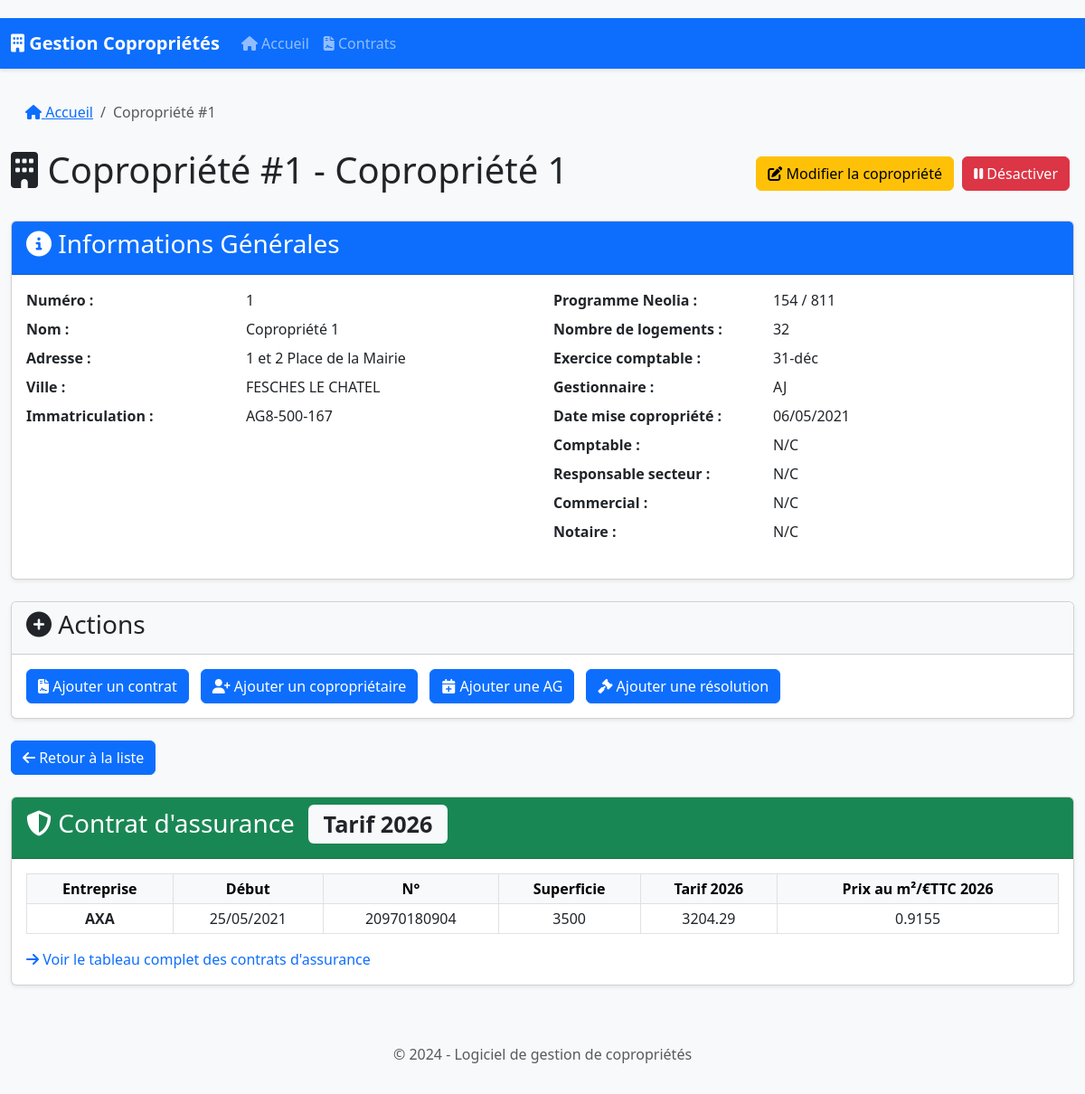
The page /copropriete/1 on the database its author committed.
### database.py (models this page shows)
class Copropriete(db.Model):
    id = db.Column(db.Integer, primary_key=True)
    numero = db.Column(db.Integer, unique=True, nullable=False)
    nom = db.Column(db.String(200), nullable=False)
    date_mise_copropriete = db.Column(db.Date)
    programme_neolia = db.Column(db.String(100))
    adresse = db.Column(db.String(300))
    ville = db.Column(db.String(100))
    immatriculation = db.Column(db.String(100))
    nombre_logements = db.Column(db.Integer)
    exercice_comptable = db.Column(db.String(20))  # Ex: "31-déc", "30-juin"
    gestionnaire = db.Column(db.String(50))  # Ex: "AJ", "KS"
    est_active = db.Column(db.Boolean, default=True)
    fiche_immeuble = db.relationship('FicheImmeuble', backref='copropriete', uselist=False)
    contrats = db.relationship('Contrat', backref='copropriete', lazy=True)
    coproprietaires = db.relationship('Coproprietaire', backref='copropriete', lazy=True)
    assemblees_generales = db.relationship('AssembleeGenerale', backref='copropriete', lazy=True)
    resolutions_futures = db.relationship('ResolutionFuture', backref='copropriete', lazy=True)

### app.py (models this page shows)
class AssuranceCellule(db.Model):
    __tablename__ = 'assurance_cellules'
    id = db.Column(db.Integer, primary_key=True)
    ligne_id = db.Column(db.Integer, db.ForeignKey('assurance_lignes.id'), nullable=False)
    colonne_id = db.Column(db.Integer, db.ForeignKey('assurance_colonnes.id'), nullable=False)
    valeur = db.Column(db.Text)

### app.py (the view)
@app.route('/copropriete/<int:copro_id>')
def copropriete(copro_id):
    copropriete = Copropriete.query.options(
        joinedload(Copropriete.fiche_immeuble),
        joinedload(Copropriete.coproprietaires),
        joinedload(Copropriete.coproprietaires).joinedload(Coproprietaire.lots),
        joinedload(Copropriete.coproprietaires).joinedload(Coproprietaire.emails),
        joinedload(Copropriete.coproprietaires).joinedload(Coproprietaire.telephones),
        joinedload(Copropriete.contrats).joinedload(Contrat.prestations),
        joinedload(Copropriete.assemblees_generales).joinedload(AssembleeGenerale.points_a_retenir),
        joinedload(Copropriete.assemblees_generales).joinedload(AssembleeGenerale.budgets_travaux).joinedload(BudgetTravaux.appels_fonds),
        joinedload(Copropriete.resolutions_futures)
    ).get_or_404(copro_id)
    types_contrats = ["Assurance", "Nettoyage", "Entretien", "Sécurité", "Autre"]
    civilites = Civilite.query.all()
    assurance_contrat = _assurance_pour_copropriete(copropriete.numero)
    return render_template(
        'copropriete.html',
        copropriete=copropriete,
        contrats=copropriete.contrats,
        coproprietaires=copropriete.coproprietaires,
        assemblees=copropriete.assemblees_generales,
        resolutions=copropriete.resolutions_futures,
        types_contrats=types_contrats,
        civilites=civilites,
        assurance_contrat=assurance_contrat
    )

### app.py (called while the page is built)
@app.context_processor
def inject_models():
    return dict(Civilite=Civilite)

### templates/copropriete.html (shortened to what this page needs)
{% extends "base.html" %}
{% block content %}
<div class="row">
    <div class="col-md-12">
        <nav aria-label="breadcrumb">
            <ol class="breadcrumb">
                <li class="breadcrumb-item"><a href="{{ url_for('index') }}"><i class="fas fa-home"></i> Accueil</a></li>
                <li class="breadcrumb-item active" aria-current="page">Copropriété #{{ copropriete.numero }}</li>
            </ol>
        </nav>
        <div class="d-flex justify-content-between align-items-center mb-4">
            <h1><i class="fas fa-building"></i> Copropriété #{{ copropriete.numero }} - {{ copropriete.nom }}</h1>
            <div>
                    <a href="{{ url_for('edit_copropriete', copro_id=copropriete.id) }}" class="btn btn-warning">
                        <i class="fas fa-edit"></i> Modifier la copropriété
                    </a>
                {% if copropriete.est_active %}
                    <form method="POST" action="{{ url_for('toggle_active', copro_id=copropriete.id) }}" class="d-inline">
                        <button type="submit" class="btn btn-danger">
                            <i class="fas fa-pause"></i> Désactiver
                        </button>
                    </form>
                {% else %}
                    <form method="POST" action="{{ url_for('toggle_active', copro_id=copropriete.id) }}" class="d-inline">
                        <button type="submit" class="btn btn-success">
                            <i class="fas fa-play"></i> Réactiver
                        </button>
                    </form>
                {% endif %}
            </div>
        </div>
    </div>
</div>
<div class="card mb-4">
    <div class="card-header bg-primary text-white">
        <h3><i class="fas fa-info-circle"></i> Informations Générales</h3>
    </div>
    <div class="card-body">
        <div class="row">
            <div class="col-md-6">
                <dl class="row">
                    <dt class="col-sm-5">Numéro :</dt>
                    <dd class="col-sm-7">{{ copropriete.numero }}</dd>
                    <dt class="col-sm-5">Nom :</dt>
                    <dd class="col-sm-7">{{ copropriete.nom }}</dd>
                    <dt class="col-sm-5">Adresse :</dt>
                    <dd class="col-sm-7">{{ copropriete.adresse }}</dd>
                    <dt class="col-sm-5">Ville :</dt>
                    <dd class="col-sm-7">{{ copropriete.ville }}</dd>
                    <dt class="col-sm-5">Immatriculation :</dt>
                    <dd class="col-sm-7">{{ copropriete.immatriculation or 'N/C' }}</dd>
                </dl>
            </div>
            <div class="col-md-6">
                <dl class="row">
                    <dt class="col-sm-5">Programme Neolia :</dt>
                    <dd class="col-sm-7">{{ copropriete.programme_neolia or 'N/C' }}</dd>
                    <dt class="col-sm-5">Nombre de logements :</dt>
                    <dd class="col-sm-7">{{ copropriete.nombre_logements or 0 }}</dd>
                    <dt class="col-sm-5">Exercice comptable :</dt>
                    <dd class="col-sm-7">{{ copropriete.exercice_comptable or 'N/C' }}</dd>
                    <dt class="col-sm-5">Gestionnaire :</dt>
                    <dd class="col-sm-7">{{ copropriete.gestionnaire or 'N/C' }}</dd>
                    <dt class="col-sm-5">Date mise copropriété :</dt>
                    <dd class="col-sm-7">
                        {{ copropriete.date_mise_copropriete.strftime('%d/%m/%Y') if copropriete.date_mise_copropriete else 'N/C' }}
                    </dd>
                    <dt class="col-sm-5">Comptable :</dt>
                    <dd class="col-sm-7">{{ copropriete.comptable or 'N/C' }}</dd>
                    <dt class="col-sm-5">Responsable secteur :</dt>
                    <dd class="col-sm-7">{{ copropriete.responsable_secteur or 'N/C' }}</dd>
                    <dt class="col-sm-5">Commercial :</dt>
                    <dd class="col-sm-7">{{ copropriete.commercial or 'N/C' }}</dd>
                    <dt class="col-sm-5">Notaire :</dt>
                    <dd class="col-sm-7">{{ copropriete.notaire or 'N/C' }}</dd>
                </dl>
            </div>
        </div>
    </div>
</div>
<div class="card mb-4">
    <div class="card-header bg-light">
        <h3><i class="fas fa-plus-circle"></i> Actions</h3>
    </div>
    <div class="card-body">
        <div class="d-flex flex-wrap gap-2">
            <button type="button" class="btn btn-primary" data-bs-toggle="modal" data-bs-target="#addContratModal">
                <i class="fas fa-file-contract"></i> Ajouter un contrat
            </button>
            <button type="button" class="btn btn-primary" data-bs-toggle="modal" data-bs-target="#addCoproprietaireModal">
                <i class="fas fa-user-plus"></i> Ajouter un copropriétaire
            </button>
            <button type="button" class="btn btn-primary" data-bs-toggle="modal" data-bs-target="#addAGModal">
                <i class="fas fa-calendar-plus"></i> Ajouter une AG
            </button>
            <button type="button" class="btn btn-primary" data-bs-toggle="modal" data-bs-target="#addResolutionModal">
                <i class="fas fa-gavel"></i> Ajouter une résolution
            </button>
        </div>
    </div>
</div>
<a href="{{ url_for('index') }}" class="btn btn-primary mb-4">
    <i class="fas fa-arrow-left"></i> Retour à la liste
</a>
{% if assurance_contrat %}
<div class="card mb-4">
    <div class="card-header bg-success text-white">
        <h3><i class="fas fa-shield-alt"></i> Contrat d'assurance
            {% if assurance_contrat.derniere_annee %}<span class="badge bg-light text-dark ms-2">Tarif {{ assurance_contrat.derniere_annee }}</span>{% endif %}
        </h3>
    </div>
    <div class="card-body">
        <div class="table-responsive">
            <table class="table table-sm table-bordered align-middle">
                <thead class="table-light">
                    <tr class="text-center">
                        <th>Entreprise</th>
                        <th>Début</th>
                        <th>N°</th>
                        <th>Superficie</th>
                        {% if assurance_contrat.derniere_annee %}
                        <th>Tarif {{ assurance_contrat.derniere_annee }}</th>
                        <th>Prix au m²/€TTC {{ assurance_contrat.derniere_annee }}</th>
                        {% endif %}
                    </tr>
                </thead>
                <tbody>
                    <tr class="text-center">
                        <td class="fw-bold">{{ assurance_contrat.entreprise or '—' }}</td>
                        <td>{{ assurance_contrat.debut or '—' }}</td>
                        <td>{{ assurance_contrat.numero_contrat or '—' }}</td>
                        <td>{{ assurance_contrat.superficie or '—' }}</td>
                        {% if assurance_contrat.derniere_annee %}
                        <td>{{ assurance_contrat.dernier_tarif or '—' }}</td>
                        <td>{{ assurance_contrat.dernier_prix_m2 or '—' }}</td>
                        {% endif %}
                    </tr>
                </tbody>
            </table>
        </div>
        <p class="text-muted mb-0">
            <a href="{{ url_for('assurance_page') }}" class="text-decoration-none">
                <i class="fas fa-arrow-right"></i> Voir le tableau complet des contrats d'assurance
            </a>
        </p>
    </div>
</div>
{% endif %}
{% endblock %}

### templates/base.html (shortened to what this page needs)
<!DOCTYPE html>
<html lang="fr">
<head>
    <link href="https://cdn.jsdelivr.net/npm/bootstrap@5.3.0/dist/css/bootstrap.min.css" rel="stylesheet">
    <link rel="stylesheet" href="https://cdnjs.cloudflare.com/ajax/libs/font-awesome/6.4.0/css/all.min.css">
    <link rel="stylesheet" href="{{ url_for('static', filename='css/style.css') }}">
</head>
<body>
    <header>
        <nav class="navbar navbar-expand-lg navbar-dark bg-primary">
            <div class="container-fluid">
                <a class="navbar-brand" href="{{ url_for('index') }}">
                    <i class="fas fa-building"></i> Gestion Copropriétés
                </a>
                <div class="collapse navbar-collapse" id="navbarNav">
                    <ul class="navbar-nav">
                        <li class="nav-item">
                            <a class="nav-link" href="{{ url_for('index') }}"><i class="fas fa-home"></i> Accueil</a>
                        </li>
                        <li class="nav-item">
                            <a class="nav-link" href="{{ url_for('contrats') }}"><i class="fas fa-file-contract"></i> Contrats</a>
                        </li>
                    </ul>
                </div>
            </div>
        </nav>
    </header>
    <main class="container-fluid mt-4">
        {% block content %}{% endblock %}
    </main>
    <footer class="bg-light py-3 mt-5">
        <div class="container text-center">
            <p class="text-muted">© 2024 - Logiciel de gestion de copropriétés</p>
        </div>
    </footer>
</body>
</html>

### static/css/style.css (style rules this page uses)
body { padding-top: 20px; background-color: #f8f9fa; }
.card { margin-bottom: 20px; box-shadow: 0 0.125rem 0.25rem rgba(0, 0, 0, 0.075); }
.card-header { font-weight: 600; }
.table-responsive { overflow-x: auto; }
.table { margin-bottom: 1rem; }
.table th { white-space: nowrap; }
.badge { font-size: 0.9em; padding: 0.35em 0.65em; }
.btn { margin-right: 5px; }
.navbar { margin-bottom: 20px; box-shadow: 0 2px 4px rgba(0, 0, 0, 0.1); }
.navbar-brand { font-weight: 600; }
.navbar-nav .nav-link { font-weight: 500; }
.breadcrumb { background-color: transparent; padding: 0.75rem 1rem; }
.breadcrumb-item + .breadcrumb-item::before { content: "/"; }

### rows shown on the page
Copropriete: numero "1", nom "Copropriété 1", adresse "1 et 2 Place de la Mairie", ville "FESCHES LE CHATEL", immatriculation "AG8-500-167", programme_neolia "154 / 811", nombre_logements "32", exercice_comptable "31-déc", gestionnaire "AJ", date_mise_copropriete "06/05/2021", comptable "N/C", responsable_secteur "N/C", commercial "N/C", notaire "N/C"
AssuranceCellule: valeur "AXA"
AssuranceCellule: valeur "25/05/2021"
AssuranceCellule: valeur "20970180904"
AssuranceCellule: valeur "3500"
AssuranceCellule: valeur "3204.29"
AssuranceCellule: valeur "0.9155"

### other values the page prints
{{ assurance_contrat.derniere_annee }} "2026"
